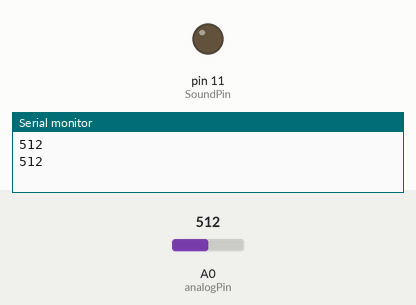
Recording of a sketch running on a simulated Arduino Uno, built with avr-gcc and run on an emulated ATmega328P. On the bench: output pins drawn as LEDs (lit = HIGH), the last lines printed to the serial monitor. The inputs (shaded band) are chosen by the test bench; at power-on: A0 (analogPin) = 512.

Above: at 1.3 s.
1.4 s: A0 (analogPin) set to 165
2.9 s: A0 (analogPin) set to 143
At 4.3 s:
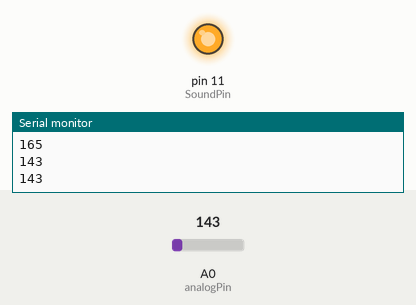
4.6 s: A0 (analogPin) set to 160
At 5.9 s:
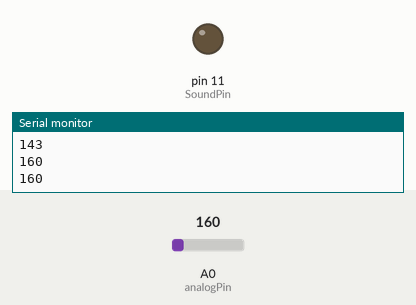
6.2 s: A0 (analogPin) set to 140
At 7.5 s:
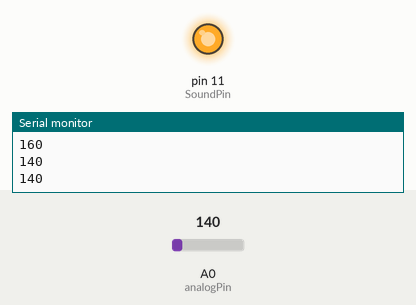
Timing chart, 0 to 8.8 s (numbered marks = the images above; inputs shaded):
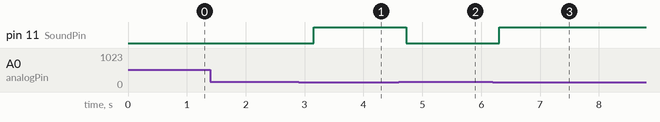

The sketch:

trip_wire.ino
```cpp
const int analogPin = A0; // pin that the sensor is attached to
const int SoundPin = 11; // pin that the speaker is attached to
const int Treshold = 150; // the minimum amount of light that the sensor can receive before being tripped
// change the threshold value to a value just below the one that is received when your laser is on

void setup()
{
  // initialize the soundpin as an output
 pinMode(11,OUTPUT);
 // initialize serial communication
 Serial.begin(9600);
}
 void loop()
{
  // read the value of the serial panel
 int analogValue = analogRead(A0);

// if the analog value is high enough, keep the speaker off
 if (analogValue < 150)
{
 digitalWrite(11,HIGH); //OFF
 delay(500);
}
 else
{
 digitalWrite(11,LOW); // if the value gets too low, the speaker will turn on
 delay(500);
}
// print the analog value
 Serial.println(analogValue);
 delay(25); // delay in between reads for stability
}
```

Measured:
- the behaviour switches between 150 and 149 on A0 (analogPin) (found by bisection; images 0 and 1)
- after the input at 2.9 s, pin 11 (SoundPin): LOW → HIGH after 0.25 s
- after the input at 4.6 s, pin 11 (SoundPin): HIGH → LOW after 0.13 s
- after the input at 6.2 s, pin 11 (SoundPin): LOW → HIGH after 0.10 s
